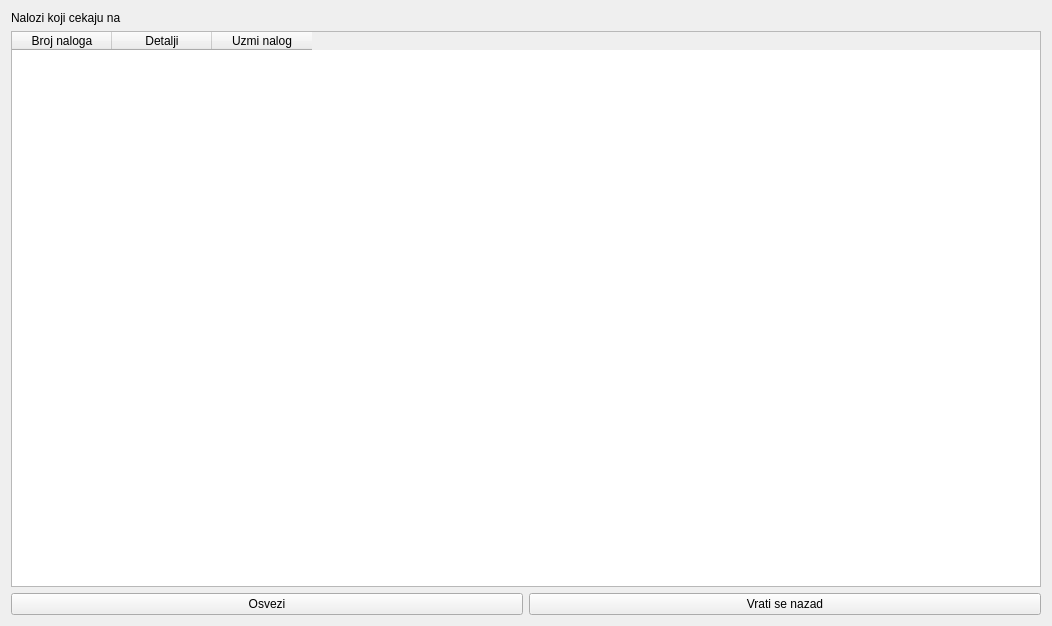
<?xml version="1.0" encoding="UTF-8"?>
<ui version="4.0">
 <class>CommandsViewWaitingOnTask</class>
 <widget class="QWidget" name="CommandsViewWaitingOnTask">
  <property name="geometry">
   <rect>
    <x>0</x>
    <y>0</y>
    <width>1052</width>
    <height>626</height>
   </rect>
  </property>
  <property name="windowTitle">
   <string>Form</string>
  </property>
  <layout class="QVBoxLayout" name="verticalLayout">
   <item>
    <widget class="QLabel" name="label">
     <property name="text">
      <string>Nalozi koji cekaju na</string>
     </property>
    </widget>
   </item>
   <item>
    <widget class="QTableWidget" name="tableWidget">
     <column>
      <property name="text">
       <string>Broj naloga</string>
      </property>
     </column>
     <column>
      <property name="text">
       <string>Detalji</string>
      </property>
     </column>
     <column>
      <property name="text">
       <string>Uzmi nalog</string>
      </property>
     </column>
    </widget>
   </item>
   <item>
    <widget class="QWidget" name="widget" native="true">
     <layout class="QHBoxLayout" name="horizontalLayout">
      <property name="leftMargin">
       <number>0</number>
      </property>
      <property name="topMargin">
       <number>0</number>
      </property>
      <property name="rightMargin">
       <number>0</number>
      </property>
      <property name="bottomMargin">
       <number>0</number>
      </property>
      <item>
       <widget class="QPushButton" name="Refresh">
        <property name="text">
         <string>Osvezi</string>
        </property>
       </widget>
      </item>
      <item>
       <widget class="QPushButton" name="Back">
        <property name="text">
         <string>Vrati se nazad</string>
        </property>
       </widget>
      </item>
     </layout>
    </widget>
   </item>
  </layout>
 </widget>
 <resources/>
 <connections/>
</ui>
